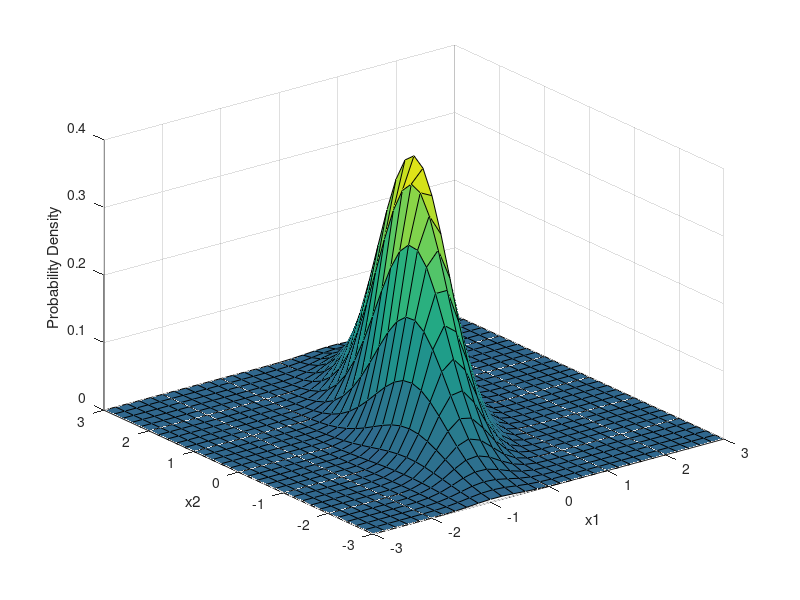

Here is the MATLAB script that generated this plot:
mu = [0 0];
Sigma = [.25 .3; .3 1];
x1 = -3:.2:3; x2 = -3:.2:3;
[X1,X2] = meshgrid(x1,x2);
F = mvnpdf([X1(:) X2(:)],mu,Sigma);
F = reshape(F,length(x2),length(x1));
surf(x1,x2,F);
caxis([min(F(:))-.5*range(F(:)),max(F(:))]);
axis([-3 3 -3 3 0 .4])
xlabel('x1'); ylabel('x2'); zlabel('Probability Density');